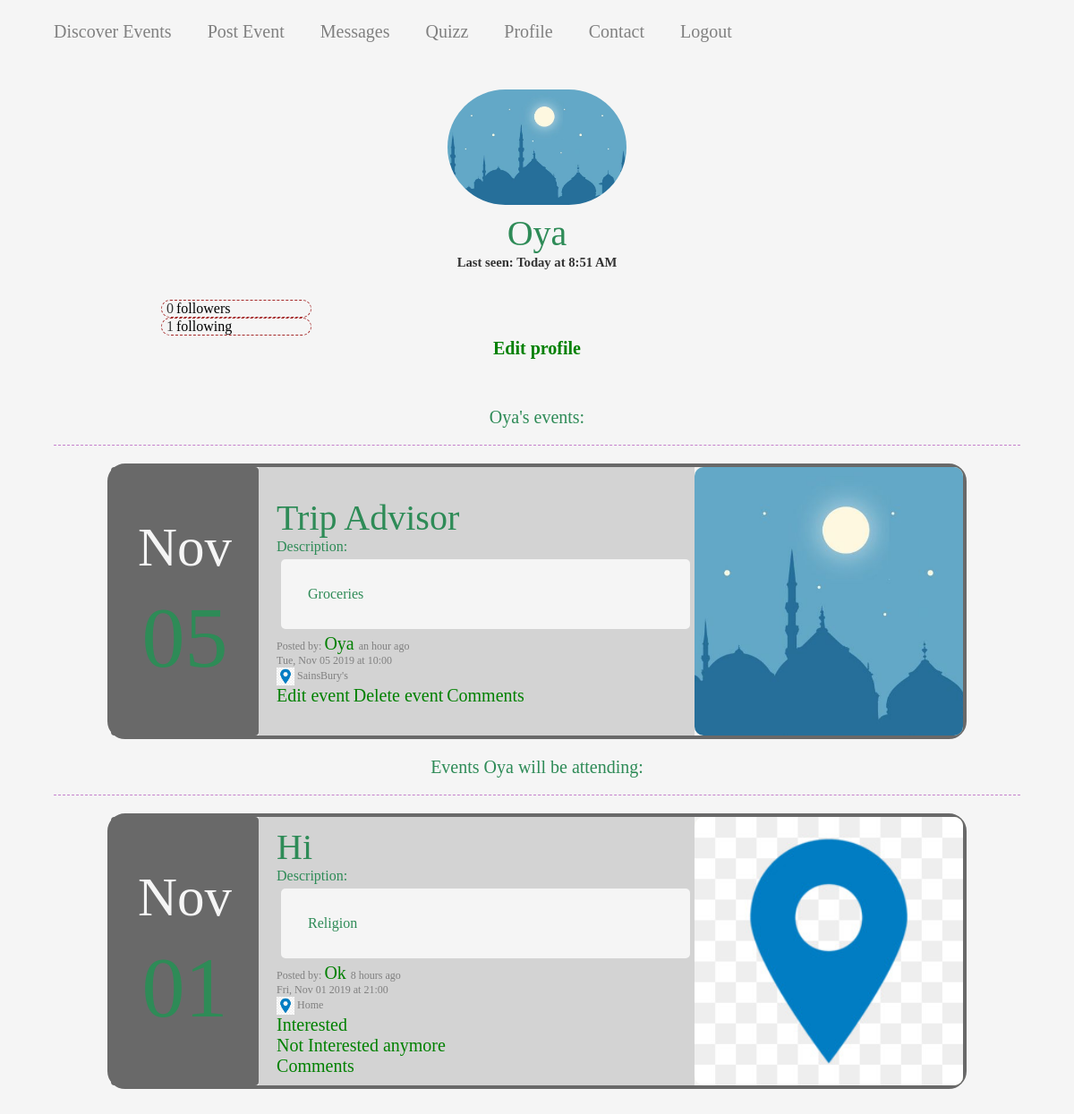
/user/Oya (signed in), run on the app's committed database.
### app/models.py (models this page shows, shortened)
class User(UserMixin, db.Model):
    __tablename__ = 'user'
    id = db.Column(db.Integer, primary_key=True)
    username = db.Column(db.String(64), index=True, unique=True)
    email = db.Column(db.String(120), index=True, unique=True)
    password_hash = db.Column(db.String(128))
    profilepic = db.Column(db.String(50))
    posts = db.relationship('Post', backref='author', lazy='dynamic')
    about_me = db.Column(db.String(200))
    last_seen = db.Column(db.DateTime, default=datetime.utcnow)
    followed = db.relationship(
        'User', secondary=followers,
        primaryjoin=(followers.c.follower_id == id),
        secondaryjoin=(followers.c.followed_id == id),
        backref=db.backref('followers', lazy='dynamic'), lazy='dynamic')
    messages_sent = db.relationship('Message',foreign_keys='Message.sender_id',backref='author', lazy='dynamic')
    messages_received = db.relationship('Message',foreign_keys='Message.recipient_id',backref='recipient', lazy='dynamic')
    last_message_read_time = db.Column(db.DateTime)
    notifications = db.relationship('Notification', backref='user',lazy='dynamic')
    def new_messages(self):
        last_read_time = self.last_message_read_time or datetime(1900, 1, 1)
        return Message.query.filter_by(recipient=self).filter(
            Message.timestamp > last_read_time).count()

class Post(db.Model):
    __tablename__ = 'post'
    id = db.Column(db.Integer, primary_key=True)
    title = db.Column(db.String(25))
    eventphoto = db.Column(db.String(50))
    date = db.Column(db.DateTime)
    time = db.Column(db.DateTime)
    venue = db.Column(db.String(70))
    body = db.Column(db.String(140))
    timestamp = db.Column(db.DateTime, index=True, default=datetime.utcnow)
    user_id = db.Column(db.Integer, db.ForeignKey('user.id'))
    userlist = db.relationship('UserList', backref='event_interested', lazy='dynamic')
    comments = db.relationship('Comment', backref='post', lazy='dynamic')

### main.py (the view)
@app.route('/user/<username>')
@login_required
def user(username):
    user = User.query.filter_by(username=username).first_or_404()
    image_file = user.profilepic
    page = request.args.get('page', 1, type=int)
    posts = user.posts.order_by(Post.timestamp.desc()).paginate(
        page, app.config['POSTS_PER_PAGE'], False)
    postList = []
    relations = UserList.query.filter_by(user_id=user.id)
    if relations is not None:
        for relation in relations:
            if relation.post_id is not None:
                new_post = Post.query.get(relation.post_id)
                postList.append(new_post)
    next_url = url_for('user', username=user.username, page=posts.next_num) \
        if posts.has_next else None
    prev_url = url_for('user', username=user.username, page=posts.prev_num) \
        if posts.has_prev else None
    return render_template('user.html', user=user, posts=posts.items, postList=postList,
                           next_url=next_url, prev_url=prev_url, image_file=image_file)

### app/models.py (called while the page is built)
@login.user_loader
def load_user(id):
    return User.query.get(int(id))

### main.py (called while the page is built)
@app.before_request
def before_request():
    if current_user.is_authenticated:
        current_user.last_seen = datetime.utcnow()
        db.session.commit()

### app/templates/user.html (shortened to what this page needs)
<head>
  <link rel="stylesheet" href="{{ url_for('static', filename='css/style.css') }}"/>
</head>
{% extends "base.html" %}
{% block app_content %}
<div class="user">
  <div class="profilepic">
    {% if image_file %}
    <p><img src="{{ image_file }}"></p>
    {% endif %}
    <h1 class="event-name" align="center">{{ user.username }}</h1>
    {% if user.last_seen %}
    <p align="center">Last seen: {{ moment(user.last_seen).calendar() }}</p>
    {% endif %}
  </div>
  <br>
  <div class="profile-info">
    <div class="followers">
      <table>
        <tr>
          <td class="follower-count">{{ user.followers.count() }}</td>
          <td class="follower-label">followers</td>
        </tr>
      </table>
    </div>
    <div class="followers">
      <table>
        <tr>
          <td class="follower-count">{{ user.followed.count() }}</td>
          <td class="follower-label">following</td>
        </tr>
      </table>
    </div>
    {% if user == current_user %}
    <div class="profile-info">
      <p><a class="link" href="{{ url_for('edit_profile') }}">Edit profile</a></p>
      {% elif not current_user.is_following(user) %}
      <div><a class="follow" href="{{ url_for('follow', username=user.username) }}">Follow</a></div>
      {% else %}
      <div><a class="follow" href="{{ url_for('unfollow', username=user.username) }}">Unfollow</a></div>
      {% endif %}
      <br><br>
  </div>
</div>
</div>
<h1 class="user-events">{{ user.username }}'s events:</h1>
<hr class="separator">
{% for post in posts %}
  {% include '_post.html' %}
{% endfor %}
<h1 class="user-events">Events {{ user.username }} will be attending:</h1>
<hr class="separator">
{% for post in postList %}
{% include '_post.html' %}
{% endfor %}
{% endblock %}

### app/templates/base.html (shortened to what this page needs)
{% extends 'bootstrap/base.html' %}
{% block navbar %}
  <div class="nav">
    <ul>
      <li><a href="{{ url_for('explore') }}">Discover Events</a></li>
      <li><a href="{{ url_for('index') }}">Post Event</a></li>
      <li><a href="{{ url_for('messages') }}">Messages
      <li><a href="{{ url_for('quizz') }}">Quizz
          {% set new_messages = current_user.new_messages() %}
      </a></li>
      <li><a href="{{ url_for('user', username=current_user.username) }}">Profile</a></li>
      <li><a href="{{ url_for('contact') }}">Contact</a></li>
      <li><a href="{{ url_for('logout') }}">Logout</a></li>
    </ul>
  </div>
{% endblock %}
{% block content %}
    <div>
        {% block app_content %}
        {% endblock %}
    </div>
{% endblock %}

### app/templates/_post.html (shortened to what this page needs)
<head>
  <link rel="stylesheet" href="{{ url_for('static', filename='css/style.css') }}"/>
  <link rel="stylesheet" href="{{ url_for('static', filename='css/style.css') }}"/>
</head>
<div class="post">
  <table>
    <tr class="date">
      <td class="fondo">
        <p class="event-month">{{ post.date.strftime("%b") }}</p>
        <p class="event-day">{{ post.date.strftime("%d") }}</p>
      </td>
      <td class="event">
        <a href="{{ url_for('post', post_id=post.id) }}" class="event-name">
          {{ post.title }}
        </a>
        <br>
        Description:
        <div class="event-description">
          {{ post.body }}
        </div>
        <div class="event-info">
          Posted by:
          <a class="link" href="{{ url_for('user', username=post.author.username) }}">
            {{ post.author.username }}
          </a>
          {{ moment(post.timestamp).fromNow() }}
          <br>
          {{ post.date.strftime("%a, %b %d %Y") }}
          at {{ post.time.strftime("%H:%M") }}
          <br>
          <img src="../static/images/location.png" height="20px">
          {{ post.venue }}
        </div>
        {% if post.author.username == current_user.username %}
        <a class="link" href="{{ url_for('update_post', post_id=post.id) }}">Edit event</a>
        <a class="link" href="{{ url_for('delete_post', post_id=post.id) }}">Delete event</a>
        {% endif %}
        {% if post.author.username != current_user.username %}
        <a class="link" href="{{ url_for('interested', post_id=post.id, user_id=current_user.id) }}">Interested</a>
        <br>
        <a class="link" href="{{ url_for('not_interested', post_id=post.id, user_id=current_user.id) }}">Not Interested anymore</a>
        <br>
        {% endif %}
        <a class="link" href="{{ url_for('comment', post_id=post.id)}}">Comments</a>
      </td>
      <td class="event-photo">
        <img src="{{ post.eventphoto }}">
      </td>
    </tr>
  </table>
</div>

### app/static/css/style.css (style rules this page uses)
body { background-color: whitesmoke; background-size: cover; font-family: Calibri; margin: 0; padding-bottom:150px; }
h1 { color: green; font-size: 42px; text-align: center; margin: 0; }
.link { color: green; font-size: 20px; margin-left: auto; margin-right: auto; text-align: center; }
p { max-width: 650px; margin-left: auto; margin-right: auto; text-align: center; }
.separator { border-top: 1px dashed #C581CC; width: 90%; }
.nav { height: 70px; color: green; width: 100%; }
.nav ul { margin: 0; list-style: none; }
.nav li { font-size: 20px; float: left; }
.nav a { padding: 21px 20px; text-decoration: none; display: inline-block; color: grey; }
.event { padding-left: 20px; background-color: lightgrey; width: 100%; color: seagreen; }
.event-name { color: seagreen; font-size: 40px; float: center; }
.event-month { color: whitesmoke; font-size: 61px; }
.event-day { font-size: 96px; text-align: center; color: seagreen; margin-bottom: 0; }
.event-description { background-color: whitesmoke; border-radius: 5px; padding: 30px; margin: 5px; }
.event-photo { align: center; }
.event-photo img { height: 300px; width: 300px; border-radius: 10px; object-fit: cover; background-color: beige; }
.event-info { font-size: 12px; color: grey; }
.fondo { background-color: dimgrey; border-radius: 4px; padding: 0 30px; }
table .date { padding: 0 30px; }
.post { border: 4px solid dimgrey; border-radius: 20px; width: 80%; margin: 20px auto; }
.user { padding-top: 30px; margin: 0 auto; width: 70%; font-family: Calibri; font-size: 11pt; font-style: normal; font-weight: bold; text-align: center; border-collapse: collapse; border: none; }
.profilepic { justify-content: center; align-items: center; }
.profilepic img { border-radius: 100px; width: 200px; object-fit: cover; }
.profilepic p { text-align: center; }
.profile-info { margin: auto; }
.followers { border: 1px dashed brown; width: 20%; border-radius: center; border-radius: 12px; }
.follower-label { padding-left: 3px; color: black; }
.follower-count { padding-left: 5px; }
.user-events { color: seagreen; font-size: 20px; text-align: center; }

### data on the page
User: profilepic (picture), username "Oya", last_seen "Today at 8:51 AM"
Post: date "Nov", title "Trip Advisor", body "Groceries", author.username "Oya", timestamp "an hour ago", date "Tue, Nov 05 2019", time "10:00", venue "SainsBury's", shows a picture
Post: date "Nov", title "Hi", body "Religion", author.username "Ok", timestamp "8 hours ago", date "Fri, Nov 01 2019", time "21:00", venue "Home", eventphoto (picture)

### other printed values
{{ user.followers.count() }} "0"
{{ user.followed.count() }} "1"
